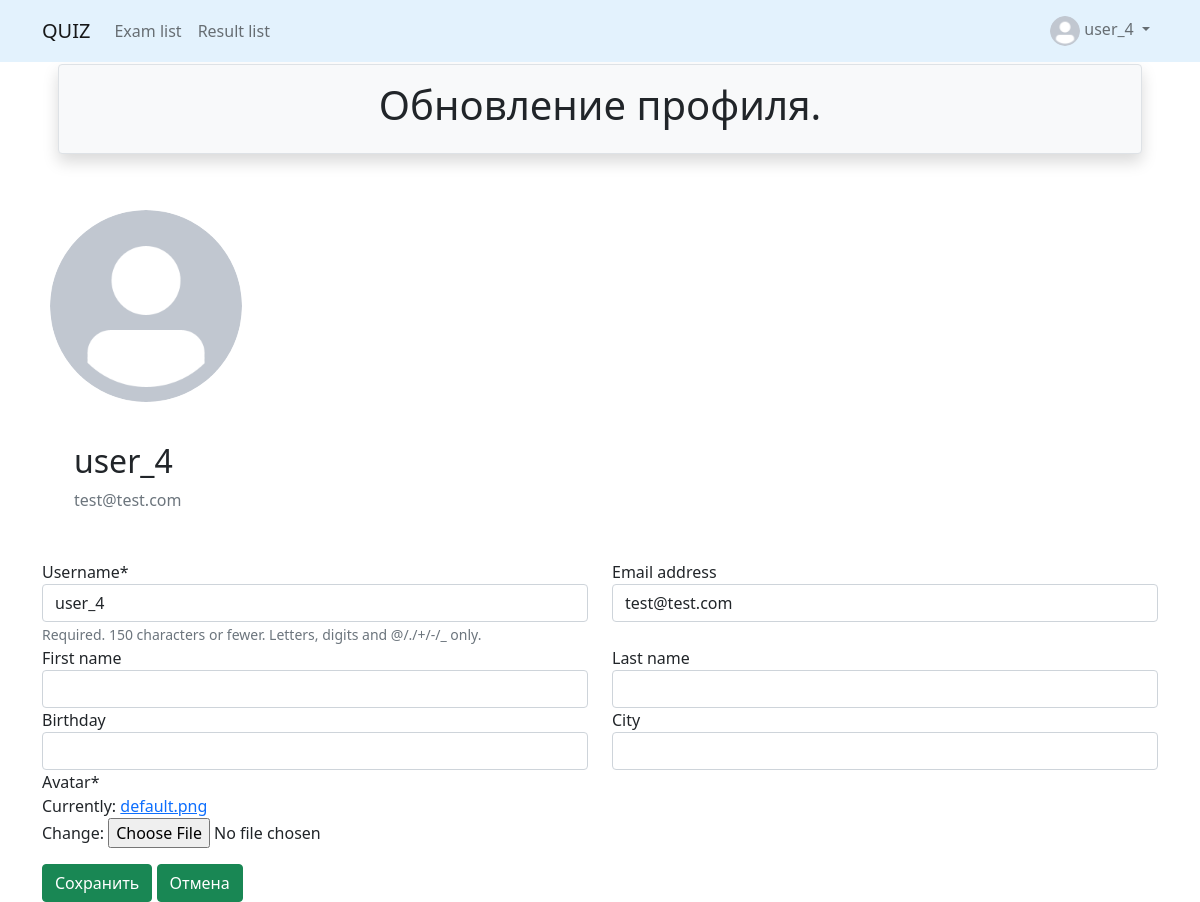
Page /accounts/profile_change/ (signed in) on the committed database.
### accounts/models.py (models this page shows, shortened)
class CustomUser(AbstractUser):
    is_activated = models.BooleanField(default=True, db_index=True)
    avatar = models.ImageField(upload_to='profile/', default='default.png')
    birthday = models.DateField(null=True, blank=True)
    city = models.CharField(max_length=50, null=True, blank=True)
    raiting = models.IntegerField(default=0)
    class Meta(AbstractUser.Meta):
        pass

### accounts/views.py (the view)
# urls.py: path('profile_change/', AccountUpdateProfileView.as_view(), name='profile_change'),
class AccountUpdateProfileView(UpdateView):
    model = get_user_model()
    template_name = 'accounts/profile_update.html'
    success_url = reverse_lazy('accounts:profile')
    form_class = AccountUpdateForm
    def get_object(self, queryset=None):
        return self.request.user

### accounts/forms.py
class AccountUpdateForm(UserChangeForm):
    class Meta:
        model = get_user_model()
        fields = [
            'username',
            'first_name',
            'last_name',
            'email',
            'birthday',
            'city',
            'avatar',
        ]

### accounts/templates/accounts/profile_update.html (shortened to what this page needs)
{% extends 'base.html' %}
{% load crispy_forms_tags %}
{% block header %}
    Обновление профиля.
{% endblock %}
{% block content %}
    <form method="post" enctype="multipart/form-data">
        <div class="media">
            <div class="img-circle.vert">
                <img class="rounded-circle p-1 m-1" width="200" height="200" src="{{ user.avatar.url }}">
            </div>
            <div class="media-body p-3 m-3">
                <h2 class="account-heading">{{ user.username }}</h2>
                <p class="text-secondary">{{ user.email }}</p>
            </div>
        </div>
        <div class="row">
            <div class="col-6">
                {{ form.username|as_crispy_field }}
            </div>
            <div class="col-6">
                {{ form.email|as_crispy_field }}
            </div>
        </div>
        <div class="row">
          <div class="col-6">
            {{ form.first_name|as_crispy_field }}
          </div>
          <div class="col-6">
            {{ form.last_name|as_crispy_field }}
          </div>
        </div>
        <div class="row">
          <div class="col-6">
            {{ form.birthday|as_crispy_field }}
          </div>
          <div class="col-6">
             {{ form.city|as_crispy_field }}
          </div>
        </div>
        {{ form.avatar|as_crispy_field }}
        <input class="btn btn-success mt-3" type="submit" value="Сохранить">
        <a class="btn btn-success mt-3" href="{% url 'accounts:profile' %}">Отмена</a>
    </form>
{% endblock %}

### templates/includes/nav_bar.html (shortened to what this page needs)
{% load static %}
<nav class="navbar navbar-light fixed-top navbar-expand-lg font-weight-bold" style="background-color: #e3f2fd;">
  <div class="container">
    <a class="navbar-brand" href="{% url 'index' %}">QUIZ</a>
    <div class="collapse navbar-collapse" id="navbarSupportedContent">
      <ul class="navbar-nav me-auto mb-2 mb-lg-0">
          <li class="nav-item">
              <a class="nav-link" href="{% url 'quizzes:list' %}">Exam list</a>
          </li>
          <li class="nav-item">
              <a class="nav-link" href="{% url 'quizzes:result_list' %}">Result list</a>
          </li>
      </ul>
      <ul class="navbar-nav">
        <li class="nav-item dropdown">
          <a class="nav-link dropdown-toggle" href="#" id="navbarDropdown3" role="button" data-bs-toggle="dropdown" aria-expanded="false">
            {% if user.is_authenticated %}
              <img class="rounded-circle" width="30" height="30" src="{{ user.avatar.url }}" />
              {{ user.username }}
            {% else %}
              <img class="rounded-circle" width="30" height="30" src="{% static 'images/default.png' %}" />
              Кабинет
            {% endif %}
          </a>
        </li>
      </ul>
    </div>
  </div>
</nav>

### rows in the picture
CustomUser: avatar (placeholder picture), username "user_4", email "test@test.com"
